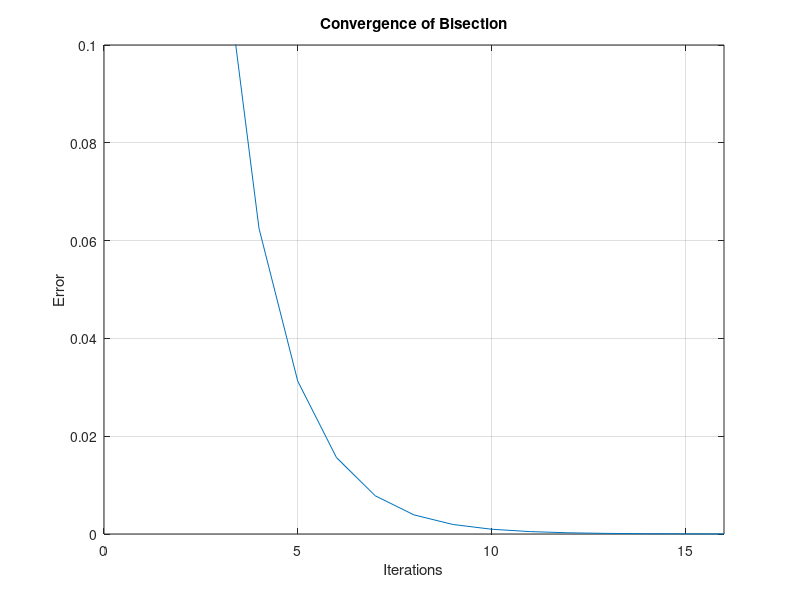

Recreate this plot in MATLAB.
%Bisection Method in MATLAB
%Author: R Abhinandan
%AM.EN.U4ME18040
f=@(x) x^3+4*x^2-10; %Change the function
a=1; b=2; %Change the inital values
i=0; tol=10^-5;
FA=f(a);
while i<100
    p = a+(b-a)/2;
    FP=f(p);
    if FP==0 || (b-a)/2<tol
        disp(p);
        break
    end
    i = i + 1;
    err(i)=abs((b-a)/2);
    if FA*FP>0
        a = p;
        FA = FP;
    else
        b = p;
    end
end
figure
plot(err)
grid on 
title('Convergence of Bisection')
ylabel('Error')
xlabel('Iterations')
axis ([0 16 0 10e-2]) %Change the '16' as per the 'i' value in the workspace, ie no of iterations required to compute the root
